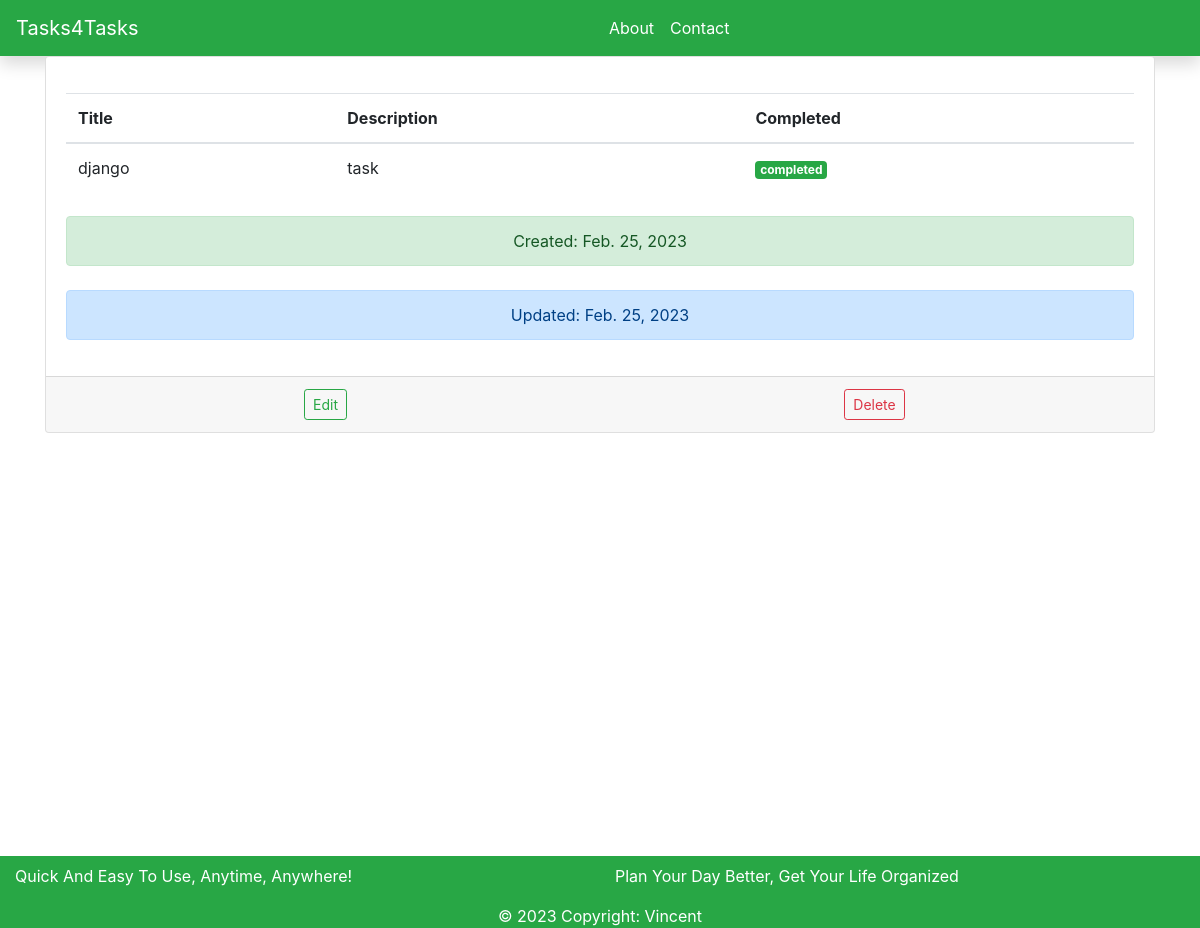
The app's page /task/4/ with its own data.
### task/models.py (models this page shows, shortened)
class Task(models.Model):
    title = models.CharField(max_length=200)
    description = models.TextField()
    completed = models.BooleanField(default=False)
    paid = models.BooleanField(default=False)
    price = models.IntegerField(default=0)
    broker=models.CharField(max_length=25, null=True, blank=True)
    deadline=models.DateTimeField(auto_now_add=False , null=True, blank=True)
    created_at = models.DateTimeField(auto_now_add=True)
    updated_at = models.DateTimeField(auto_now=True)

### task/views.py (the view)
# urls.py: path('<int:pk>/', views.task_detail, name='task_detail'),
def task_detail(request, pk):
    task = get_object_or_404(Task, pk=pk)
    return render(request, 'tasks/task_detail.html', {'task': task})

### templates/tasks/task_detail.html (shortened to what this page needs)
{% extends 'base.html' %} {% block content %}
<div class="container">
  <div class="row"><div class="col">
    <div class="card">
      <div class="card-body">
        <p class="card-text">
          <table class="table">
            <thead>
              <tr>
                <th>Title</th>
                <th>Description</th>
                <th>Completed</th>
              </tr>
            </thead>
            <tbody>
              <tr>
                <td scope="row">{{ task.title }}</td>
                <td>{{ task.description }}</td>
                {% if task.completed %}
                <td><a class="badge badge-success text-white">completed</a></td>
                {% else %}
                <td><a class="badge badge-danger text-white">incomplete</a></td>
                {% endif %}
              </tr>
            </tbody>
          </table>
        </p>
        <div class="card-text text-center">
        <p class="alert alert-success mt-4">Created: {{ task.created_at|date:"M. d, Y"  }}</p>
        <p class="alert alert-primary mt-4">Updated: {{ task.updated_at|date:"M. d, Y"  }}</p>
        </div>
      </div>
      <div class="card-footer text-center">
        <div class="row">
          <div class="col">
            <a class="btn btn-outline-success btn-sm" href="{% url 'task_edit' task.pk %}">Edit</a>
          </div>
          <div class="col">
            <form method="post" action="{% url 'task_delete' task.pk %}">
              <input type="submit" class="btn btn-outline-danger btn-sm"  value="Delete" />
            </form>
          </div>
        </div>
      </div>
    </div>
  </div></div>
</div>
{% endblock %}

### records on screen
Task: title "django", description "task", created_at "Feb. 25, 2023", updated_at "Feb. 25, 2023"
